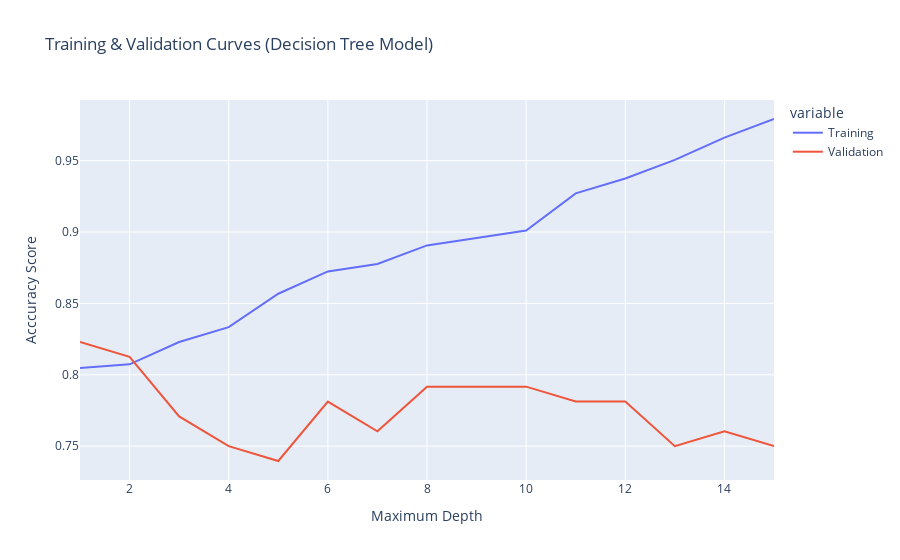

Write notebook code for a chart like this one.
### Code cell
tune_data = pd.DataFrame(
    data = {'Training': training_acc, 'Validation': validation_acc}, 
    index=depth_hyperparams
)

# Display the figure
fig = px.line(
    data_frame=tune_data, 
    x=depth_hyperparams, 
    y=['Training', 'Validation'], 
    title="Training & Validation Curves (Decision Tree Model)"
)

# Add axes titles
fig.update_layout(xaxis_title ="Maximum Depth", yaxis_title="Acccuracy Score")
fig.show()

### Figure 1 — Plotly figure (JSON) as saved in the notebook; plotly's stock layout.template omitted (floating-point values rounded to 4 significant figures)
{"data": [{"hovertemplate": "variable=Training<br>x=%{x}<br>value=%{y}<extra></extra>", "legendgroup": "Training", "line": {"color": "#636efa", "dash": "solid"}, "marker": {"symbol": "circle"}, "mode": "lines", "name": "Training", "orientation": "v", "showlegend": true, "type": "scatter", "x": [1, 2, 3, 4, 5, 6, 7, 8, 9, 10, 11, 12, 13, 14, 15], "xaxis": "x", "y": [0.8047, 0.8073, 0.8229, 0.8333, 0.8568, 0.8724, 0.8776, 0.8906, 0.8958, 0.901, 0.9271, 0.9375, 0.9505, 0.9661, 0.9792], "yaxis": "y"}, {"hovertemplate": "variable=Validation<br>x=%{x}<br>value=%{y}<extra></extra>", "legendgroup": "Validation", "line": {"color": "#EF553B", "dash": "solid"}, "marker": {"symbol": "circle"}, "mode": "lines", "name": "Validation", "orientation": "v", "showlegend": true, "type": "scatter", "x": [1, 2, 3, 4, 5, 6, 7, 8, 9, 10, 11, 12, 13, 14, 15], "xaxis": "x", "y": [0.8229, 0.8125, 0.7708, 0.75, 0.7396, 0.7812, 0.7604, 0.7917, 0.7917, 0.7917, 0.7812, 0.7812, 0.75, 0.7604, 0.75], "yaxis": "y"}], "layout": {"legend": {"title": {"text": "variable"}, "tracegroupgap": 0}, "title": {"text": "Training & Validation Curves (Decision Tree Model)"}, "xaxis": {"anchor": "y", "domain": [0, 1], "title": {"text": "Maximum Depth"}}, "yaxis": {"anchor": "x", "domain": [0, 1], "title": {"text": "Acccuracy Score"}}}}
